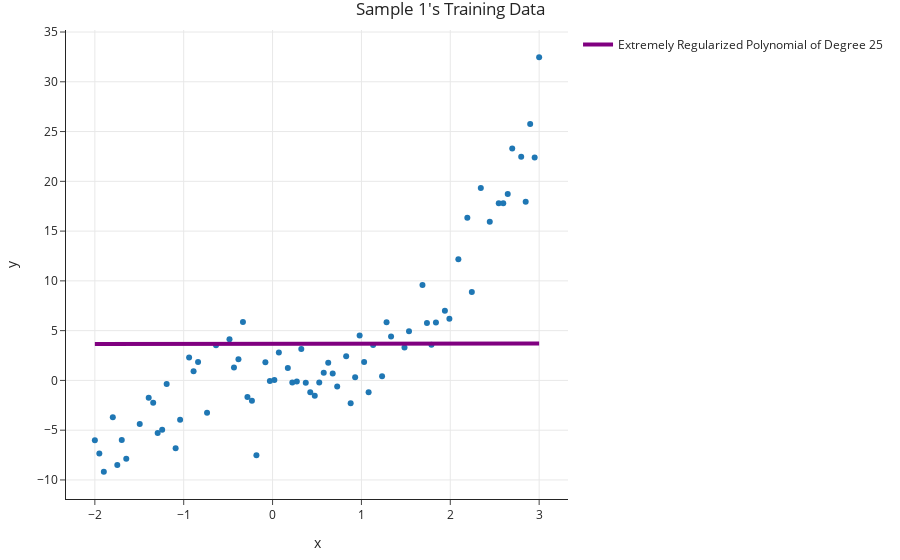

Here is the notebook cell this chart was saved with:
### Markdown cell above
- Just to experiment, let's set $\lambda$ to something extremely large and look at the resulting predictions.

### Code cell
# The name of the lambda hyperparameter in sklearn is alpha.
model_large_lambda = make_pipeline(PolynomialFeatures(25), Ridge(alpha=1000000000000000000000000000))
model_large_lambda.fit(X_train, y_train)
fig = px.scatter(x=X_train['x'], y=y_train, title="Sample 1's Training Data")
fig.add_trace(go.Scatter(
    x=X_train['x'].sort_values(),
    y=model_large_lambda.predict(X_train.sort_values('x')),
    mode='lines',
    line=dict(width=4, color='purple'),
    name='Extremely Regularized Polynomial of Degree 25'
))
